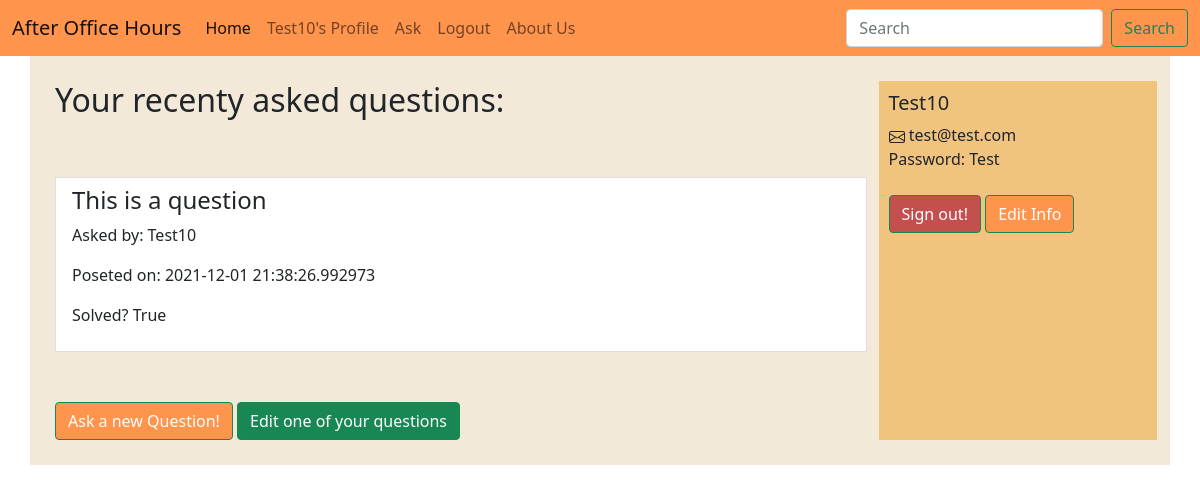
The app's page /profile (signed in), older data.
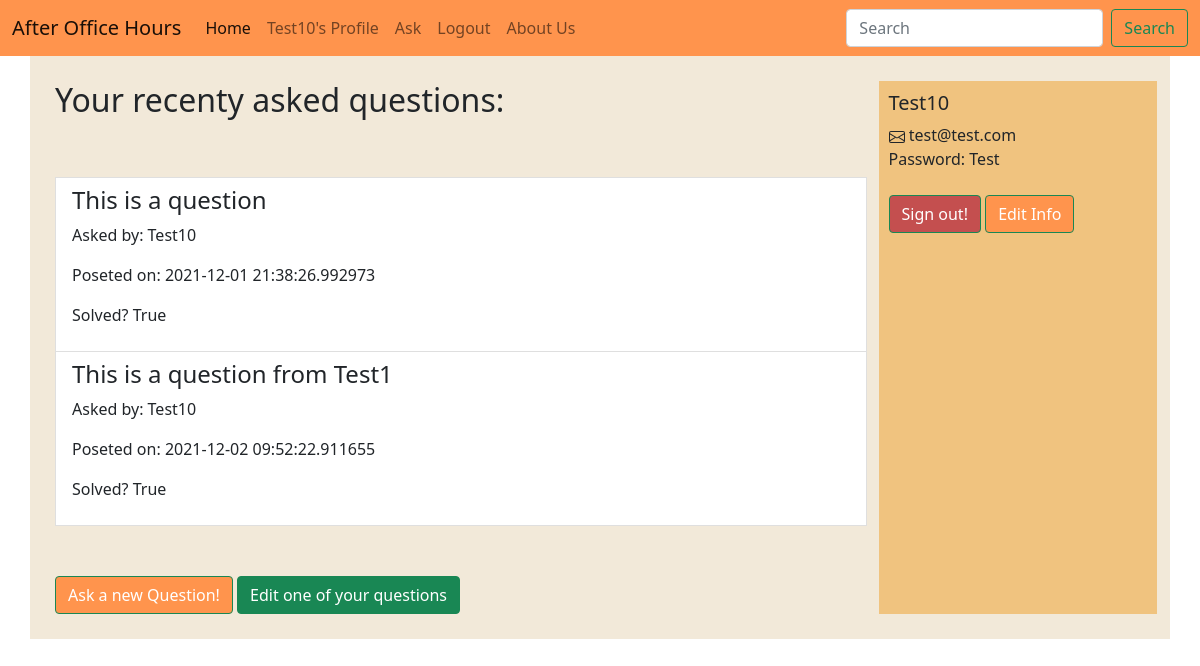
The same page, newer data.
### Question.py (models this page shows)
class Question(db.Model):
    id = db.Column(db.Integer, primary_key=True)
    q_text = db.Column(db.Text)
    asked_by_id = db.Column(db.Integer, db.ForeignKey('user.id'))
    post_time = db.Column(db.DateTime)
    solved = db.Column(db.Boolean)
    answers = db.relationship('Answer', backref='question', lazy = True)

class User(UserMixin, db.Model):
    id = db.Column(db.Integer, primary_key=True)
    username = db.Column(db.String(20), unique=True, nullable=False)
    email = db.Column(db.String(120), unique=True, nullable=False)
    password = db.Column(db.String(60), nullable=False)
    questions = db.relationship('Question', backref='author', lazy=True)

### Question.py (the view)
@app.route("/profile")
@login_required
def profile():
        user = current_user
        email = user.email
        user_name = user.username
        user_id = user.id
        user_password = user.password
        questions = Question.query.filter_by(asked_by_id = user_id)
        context = {
            'questions' : questions,
            'email' : email,
            'user_name' : user_name,
            'user_password' : user_password
            }
        return render_template("profile.html", **context)

### Question.py (called while the page is built)
@login_manager.user_loader
def load_user(user_id):
    print(user_id)
    return User.query.get(int(user_id))

### Templates/profile.html (shortened to what this page needs)
{% extends 'home.html' %}
{% block content %}
	<div class="container" id="user_header">
		<div class="row">
			<div class="col-9" id="user_questions">
				<h2>Your recenty asked questions:</h2>
				<div id="user_asked_questions">
					{% if questions != None %}
						{% for question in questions %}
						<a href="{{url_for('question', question_id = question.id)}}" class="list-group-item">
							<h4 class="list-group-item-heading">{{ question.q_text }}</h4>
							<p class="list-group-item-text">Asked by: {{ user_name }}</p>
							<p class="list-group-item-text">Poseted on: {{ question.post_time }}</p>
							<p class="list-group-item-text">Solved? {{ question.solved }}</p>
						</a>
						{% endfor %}
						{% else %}
                 		   <h2>It looks like you haven't asked any questions yet!</h2>
                    {% endif %}
				</div>
				<button type="button" class="btn btn-success" id="user_ask_new_question_btn" onclick="window.location.href='{{ url_for( 'ask') }}';">Ask a new Question!</button>
				<button type="button" class="btn btn-success" id="user_edit_asked_question_btn" onclick="window.location.href='{{ url_for( 'go_to_edit_questions') }}';">Edit one of your questions</button>
			</div>
			<div class="col-3" id="user_info">
				<h5>{{user_name}}</h3>
				<div class="user_email">
					<label>{{email}}</label>
				</div>
				<div class="user_password">
					<label>Password: {{user_password}}</label>
				</div>
				<br>
				<button type="button" class="btn btn-success" id="user_sign_out_btn" onclick="window.location.href='{{ url_for( 'logout') }}';">Sign out!</button>
				<button type="button" class="btn btn-success" id="user_edit_profile_btn" onclick="window.location.href='{{ url_for( 'edit_user_profile') }}';">Edit Info</button>
			</div>
		</div>
	</div>
	{% endblock %}

### Templates/home.html (shortened to what this page needs)
<!DOCTYPE html>
<html>
<head>
	<link href="https://cdn.jsdelivr.net/npm/bootstrap@5.1.3/dist/css/bootstrap.min.css" rel="stylesheet">
	<link rel="stylesheet" href="{{ url_for('static', filename = 'website_style.css')}}">
</head>
<body>
    <nav class="navbar navbar-expand-lg navbar-light ">
      <div class="container-fluid">
        <a class="navbar-brand" href="/">After Office Hours</a>
        <div class="collapse navbar-collapse" id="navbarScroll">
          <ul class="navbar-nav me-auto my-2 my-lg-0 navbar-nav-scroll" style="--bs-scroll-height: 100px;">
            <li class="nav-item">
              <a class="nav-link active" aria-current="page" href="{{ url_for('home') }}">Home</a>
            </li>
            {% if current_user.is_authenticated %}
            <li class="nav-item">
              <a class="nav-link" href="{{ url_for('profile') }}">{{current_user.username}}'s Profile</a>
            </li>
            <li class="nav-item">
              <a class="nav-link" href="{{ url_for('ask') }} ">Ask</a>
            </li>
            <li class="nav-item">
              <a class="nav-link" href="{{ url_for('logout') }}">Logout</a>
            </li>
            {%endif%}
              <a class="nav-link" href="{{ url_for('about') }} ">About Us</a>
          </ul>
          <form class="d-flex">
            <input class="form-control me-2" type="search" placeholder="Search" aria-label="Search">
            <button class="btn btn-outline-success" type="submit">Search</button>
          </form>
        </div>
      </div>
    </nav>
    {% block content %}{% endblock content %}
  </body>
</html>

Row changes from the older to the newer data that the page shows:
added Question: q_text "This is a question from Test1", {{ user_name }} "Test10", post_time "2021-12-02 09:52:22.911655", solved "True"
